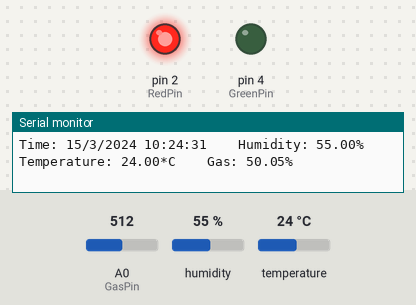
Simulated run of this sketch. Board: Arduino Uno, built with avr-gcc and run on an emulated ATmega328P. On the bench: output pins drawn as LEDs (lit = HIGH), the last lines printed to the serial monitor. The inputs (shaded band) are chosen by the test bench; at power-on: A0 (GasPin) = 512, humidity 55 %, temperature 24 °C. The local clock reads 2024-03-15 10:24:30 at power-on unless the sketch sets it.

Above: at 1.8 s.
1.9 s: A0 (GasPin) set to 216
3.4 s: A0 (GasPin) set to 196
At 4.4 s:
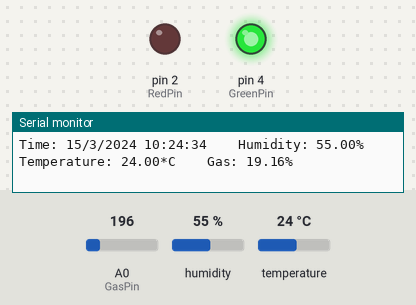
5.6 s: A0 (GasPin) set to 306
At 6.5 s:
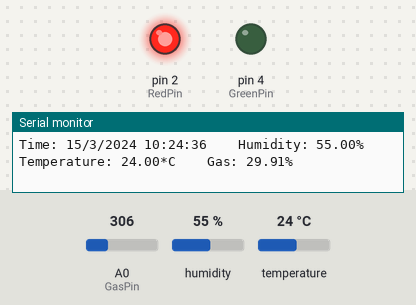
7.6 s: A0 (GasPin) set to 122
At 8.6 s:
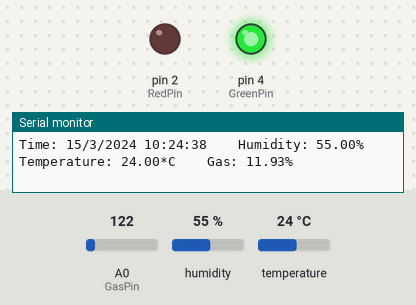
Timing chart, 0 to 10.6 s (numbered marks = the images above; inputs shaded):
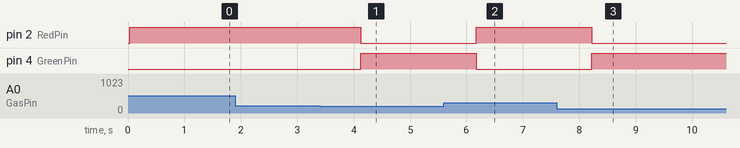

The sketch:

RTC_DHT_Gas.ino
```cpp
#include <Wire.h>
#include "RTClib.h"
RTC_DS3231 rtc;

#include <DHT.h>
#define DHTPIN 7
#define DHTTYPE DHT11
DHT dht(DHTPIN, DHTTYPE);

int GasPin=A0;
int RedPin=2;
int GreenPin=4;
int ReadVal;
float GasVal;

void setup()
{
  Serial.begin(9600);

  if (!rtc.begin())
  {
    Serial.println("Nu gasesc RTC!");
    while (1);
  }

  //rtc.adjust(DateTime(F(__DATE__), F(__TIME__)));

  dht.begin();

  pinMode(GasPin, INPUT);
  pinMode(RedPin, OUTPUT);
  pinMode(GreenPin, OUTPUT);
}

void loop()
{
  DateTime now=rtc.now();
  Serial.print("Time: ");
  Serial.print(now.day());
  Serial.print("/");
  Serial.print(now.month());
  Serial.print("/");
  Serial.print(now.year());
  Serial.print(" ");
  Serial.print(now.hour());
  Serial.print(":");
  Serial.print(now.minute());
  Serial.print(":");
  Serial.print(now.second());
  Serial.print("    ");

  float humidity = dht.readHumidity();
  float temperature = dht.readTemperature();
  Serial.print("Humidity: ");
  Serial.print(humidity);
  Serial.print("%");
  Serial.print("  ");
  Serial.print("Temperature: ");
  Serial.print(temperature);
  Serial.print("*C");
  Serial.print("    ");

  ReadVal=analogRead(GasPin);
  GasVal=100./1023.*ReadVal;
  Serial.print("Gas: ");
  Serial.print(GasVal, 2); // 2 zecimale
  Serial.println("%");
  if(GasVal<20)
  {
    digitalWrite(GreenPin, HIGH);
    digitalWrite(RedPin, LOW);
  }
  else
  {
    digitalWrite(GreenPin, LOW);
    digitalWrite(RedPin, HIGH);
  }

  delay(1000);
}
```

Measured:
- the behaviour switches between 205 and 204 on A0 (GasPin) (found by bisection; images 0 and 1)
- after the input at 3.4 s, pin 2 (RedPin): HIGH → LOW after 0.72 s; pin 4 (GreenPin): LOW → HIGH after 0.72 s
- after the input at 5.6 s, pin 2 (RedPin): LOW → HIGH after 0.57 s; pin 4 (GreenPin): HIGH → LOW after 0.57 s
- after the input at 7.6 s, pin 2 (RedPin): HIGH → LOW after 0.62 s; pin 4 (GreenPin): LOW → HIGH after 0.62 s
